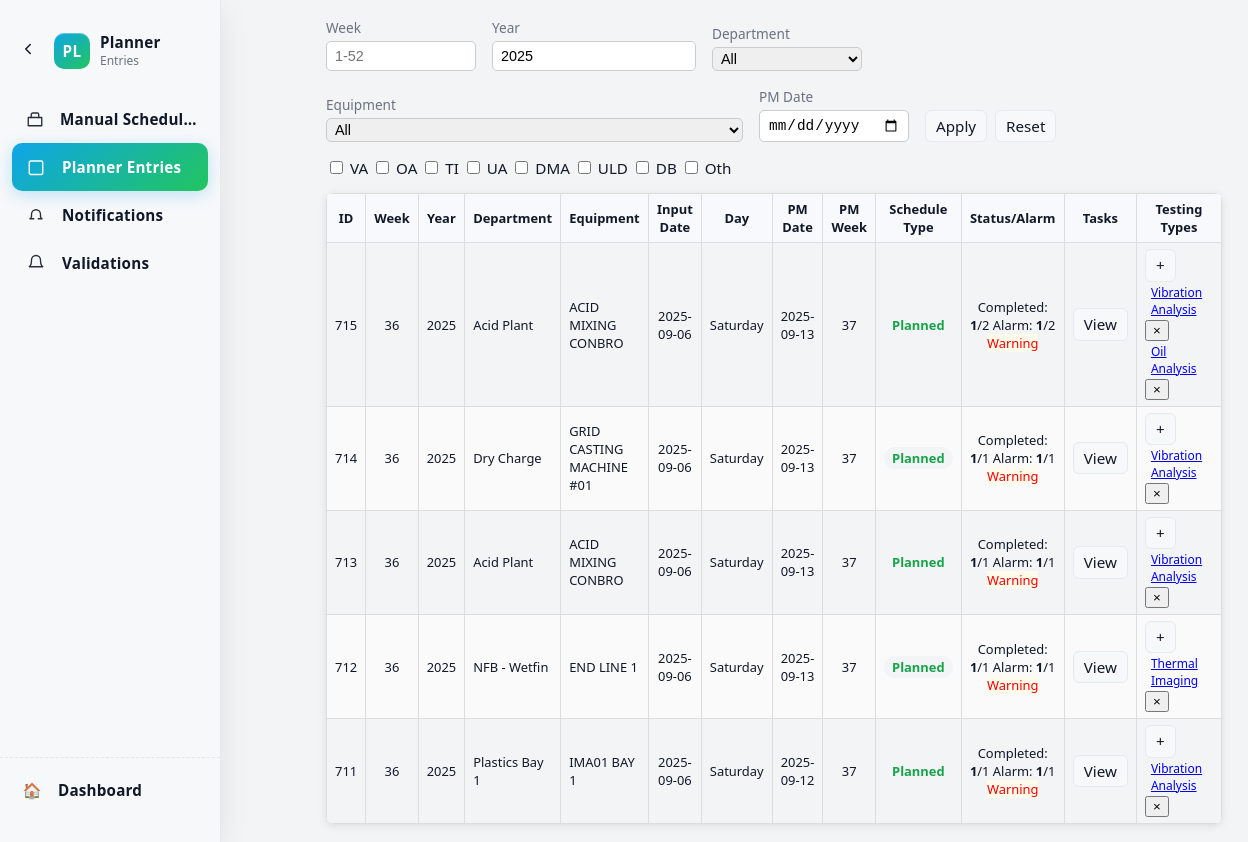
The app's page /planner_entries with its own data.
### tables this page shows
CREATE TABLE Planner (
    id INTEGER PRIMARY KEY AUTOINCREMENT,
    week_number INTEGER,
    year INTEGER,
    department TEXT,
    equipment TEXT,
    date TEXT,
    day TEXT,
    pm_date TEXT,
    schedule_type TEXT DEFAULT 'Planned',
    proposed_target_date TEXT
);

### app/routes.py (the view, shortened to what this page needs)
@main.route('/planner_entries', methods=['GET'])
def planner_entries():
    from sqlalchemy import text
    from app.models import db
    from datetime import datetime
    equipments = Equipment.query.all()
    department_list = list({e.Department for e in equipments})
    equipment_list = list({e.Machine for e in equipments})
    filter_week = request.args.get('filter_week', '').strip()
    filter_year = request.args.get('filter_year', '').strip()
    if not filter_year:
        filter_year = str(datetime.now().year)
    filter_department = request.args.get('filter_department', '').strip()
    filter_equipment = request.args.get('filter_equipment', '').strip()
    filter_pm_date = request.args.get('filter_pm_date', '').strip()
    if filter_department:
        equipment_list = sorted({e.Machine for e in equipments if e.Department == filter_department})
    else:
        equipment_list = sorted(equipment_list)
    type_abbr_map = {
        'VA': 'Vibration Analysis',
        'OA': 'Oil Analysis',
        'TI': 'Thermal Imaging',
        'UA': 'Ultrasonic Analysis',
        'DMA': 'Motor Dynamic Analysis',
        'ULD': 'Ultrasonic Leak Detection',
        'DB': 'Dynamic Balancing',
        'Oth': 'Other',
    }
    selected_type_abbrs = request.args.getlist('type_filter')
    selected_type_full = [type_abbr_map[a] for a in selected_type_abbrs if a in type_abbr_map]
    recent_planners = []
    try:
        with db.engine.begin() as conn:
            base_sql = (
                "SELECT p.id, p.week_number, p.year, p.department, p.equipment, p.date, p.day, "
                "p.pm_date, p.schedule_type, "
                # technician update indicators
                "COALESCE((SELECT COUNT(*) FROM CBM_Testing tt WHERE tt.planner_id = p.id), 0) AS total_tests, "
                "COALESCE((SELECT COUNT(*) FROM CBM_Testing tt WHERE tt.planner_id = p.id AND TRIM(COALESCE(tt.Status, '')) <> ''), 0) AS status_filled, "
                "COALESCE((SELECT COUNT(*) FROM CBM_Testing tt WHERE tt.planner_id = p.id AND (COALESCE(tt.Done,0)=1 OR LOWER(TRIM(COALESCE(tt.Status,''))) IN ('completed','done'))), 0) AS completed_count, "
                "COALESCE((SELECT COUNT(*) FROM CBM_Testing tt WHERE tt.planner_id = p.id AND TRIM(COALESCE(tt.Alarm_Level, '')) <> ''), 0) AS alarm_filled, "
                "(SELECT CASE MAX(CASE LOWER(TRIM(tt.Alarm_Level)) WHEN 'critical' THEN 3 WHEN 'warning' THEN 2 WHEN 'normal' THEN 1 ELSE 0 END) "
                "        WHEN 3 THEN 'Critical' WHEN 2 THEN 'Warning' WHEN 1 THEN 'Normal' ELSE '' END "
                " FROM CBM_Testing tt WHERE tt.planner_id = p.id) AS worst_alarm, "
                # testing types aggregation
                "COALESCE(("
                "  SELECT GROUP_CONCAT(tt.Test_Type, ', ') FROM ("
                "    SELECT DISTINCT TRIM(Test_Type) AS Test_Type FROM CBM_Testing "
                "    WHERE planner_id = p.id AND TRIM(COALESCE(Test_Type, '')) <> ''"
                "  ) tt"
                "), '') AS testing_types "
                "FROM Planner p"
            )
            clauses = []
            params = {}
            if filter_week:
                clauses.append("p.week_number = :fw")
                params['fw'] = filter_week
            if filter_year:
                clauses.append("p.year = :fy")
                params['fy'] = filter_year
            if filter_department:
                clauses.append("p.department = :fd")
                params['fd'] = filter_department
            if filter_equipment:
                clauses.append("p.equipment = :fe")
                params['fe'] = filter_equipment
            if filter_pm_date:
                clauses.append("p.pm_date = :fp")
                params['fp'] = filter_pm_date
            where_clauses = list(clauses)
            if where_clauses:
                base_sql += " WHERE " + " AND ".join(where_clauses)
            base_sql += " ORDER BY p.id DESC LIMIT 100"
            res = conn.execute(text(base_sql), params).mappings()
            recent_planners = []
            for r in res:
                testing_str = r['testing_types'] or ''
                testing_list = [x.strip() for x in testing_str.split(',') if x and x.strip()]
                pm_week = None
                try:
                    if r.get('pm_date'):
                        from datetime import datetime
                        ds = str(r.get('pm_date'))[:10]
                        dt = datetime.fromisoformat(ds).date()
                        pm_week = dt.isocalendar()[1]
                except Exception:
                    pm_week = None
                recent_planners.append(dict(
                    id=r['id'],
                    week_number=r['week_number'],
                    year=r['year'],
                    department=r['department'],
                    equipment=r['equipment'],
                    date=r['date'],
                    day=r['day'],
                    pm_date=r['pm_date'],
                    pm_week_number=pm_week,
                    schedule_type=r['schedule_type'],
                    total_tests=r['total_tests'],
                    status_filled=r['status_filled'],
                    completed_count=r['completed_count'],
                    alarm_filled=r['alarm_filled'],
                    worst_alarm=r['worst_alarm'] or '',
                    testing_types=r['testing_types'],
                    testing_types_list=testing_list,
                ))
    except Exception as _:
        recent_planners = []
    return render_template(
        'planner_entries.html',
        recent_planners=recent_planners,
        department_list=department_list,
        filter_week=filter_week,
        filter_year=filter_year,
    filter_department=filter_department,
    equipment_list=equipment_list,
    filter_equipment=filter_equipment,
    filter_pm_date=filter_pm_date
    )

### app/templates/planner_entries.html (shortened to what this page needs)
{% extends 'technician/_planner_base.html' %}
{% block planner_content %}
<form id="entriesFilterForm" class="auto-filter-form filter-form" method="GET" action="/planner_entries">
  <div class="filter-row">
    <div class="filter-group">
      <label for="filter_week">Week</label>
      <input type="number" min="1" max="52" id="filter_week" name="filter_week" value="{{ filter_week }}" placeholder="1-52" aria-label="Week">
    </div>
    <div class="filter-group">
      <label for="filter_year">Year</label>
      <input type="number" id="filter_year" name="filter_year" value="{{ filter_year }}" aria-label="Year">
    </div>
    <div class="filter-group">
      <label for="filter_department">Department</label>
      <select id="filter_department" name="filter_department">
        <option value="">All</option>
      </select>
    </div>
    <div class="filter-group">
      <label for="filter_equipment">Equipment</label>
      <select id="filter_equipment" name="filter_equipment">
        <option value="">All</option>
      </select>
    </div>
    <div class="filter-group">
      <label for="filter_pm_date">PM Date</label>
      <input type="date" id="filter_pm_date" name="filter_pm_date" value="{{ filter_pm_date }}">
    </div>
    <div class="filter-actions">
      <button type="submit" class="btn btn-primary">Apply</button>
      <a href="/planner_entries" class="btn btn-ghost">Reset</a>
    </div>
  </div>
</form>
<form id="typeFilterForm" class="type-filter-form" method="GET" action="/planner_entries">
  <div class="type-badges" role="group" aria-label="Testing types">
    {% for code in ['VA','OA','TI','UA','DMA','ULD','DB','Oth'] %}
      <label class="type-badge">
        <input type="checkbox" name="type_filter" value="{{ code }}"
          onchange="this.form.submit()"
          {% if code in request.args.getlist('type_filter') %}checked{% endif %}>
        <span class="badge-pill">{{ code }}</span>
      </label>
    {% endfor %}
  </div>
</form>
<div class="table-wrapper">
  <table class="table planner-table">
    <thead>
      <tr>
        <th>ID</th>
        <th>Week</th>
        <th>Year</th>
        <th>Department</th>
        <th>Equipment</th>
        <th>Input Date</th>
        <th>Day</th>
        <th>PM Date</th>
        <th>PM Week</th>
        <th>Schedule Type</th>
        <th>Status/Alarm</th>
        <th>Tasks</th>
        <th>Testing Types</th>
      </tr>
    </thead>
    <tbody>
      {% for p in recent_planners %}
        <tr>
          <td class="text-center">{{ p.id }}</td>
          <td class="text-center">{{ p.week_number }}</td>
          <td class="text-center">{{ p.year }}</td>
          <td>{{ p.department }}</td>
          <td>{{ p.equipment }}</td>
          <td class="text-center">{{ p.date }}</td>
          <td class="text-center">{{ p.day }}</td>
          <td class="text-center">{{ p.pm_date }}</td>
          <td class="text-center">{{ p.pm_week_number or '' }}</td>
          <td class="text-center">
            {% if p.schedule_type %}
              {% set sc = p.schedule_type|lower %}
              <span class="schedule schedule-{{ sc }}">{{ p.schedule_type }}</span>
            {% else %}
              -
            {% endif %}
          </td>
          <td class="text-center">
            <span class="meta-item">Completed: <strong>{{ p.completed_count or 0 }}</strong>/<span class="muted">{{ p.total_tests or 0 }}</span></span>
            <span class="meta-item">Alarm: <strong>{{ p.alarm_filled or 0 }}</strong>/<span class="muted">{{ p.total_tests or 0 }}</span></span>
            {% if p.worst_alarm %}
              <span class="badge-pill alarm-{{ p.worst_alarm|lower }}">{{ p.worst_alarm }}</span>
            {% endif %}
          </td>
          <td class="text-center">
            <a class="btn btn-ghost" href="{{ url_for('main.planner_tasks', planner_id=p.id) }}">View</a>
          </td>
          <td>
            <button type="button" class="btn btn-add" title="Add Test Type" data-pid="{{ p.id }}" data-action="open-modal">+</button>
            {% if p.testing_types_list %}
              {% for t in p.testing_types_list %}
                {% set key = t.lower() %}
                {% if 'vibration' in key %}
                  {% set cls, cat = 'va', 'vibration' %}
                {% elif 'oil' in key %}
                  {% set cls, cat = 'oil', 'oil' %}
                {% elif 'thermal' in key %}
                  {% set cls, cat = 'thermal', 'thermal' %}
                {% elif 'ultrasonic leak' in key %}
                  {% set cls, cat = 'leak', 'leak_detection' %}
                {% elif 'ultrasonic' in key %}
                  {% set cls, cat = 'ultra', 'ultrasonic' %}
                {% elif 'motor dynamic' in key %}
                  {% set cls, cat = 'mda', 'motor_dynamic' %}
                {% elif 'balancing' in key %}
                  {% set cls, cat = 'balance', 'balancing' %}
                {% else %}
                  {% set cls, cat = 'other', 'other' %}
                {% endif %}
                <span class="tag-wrapper">
                  <a class="tag tag-{{ cls }}" href="{{ url_for('technician.by_category', category=cat, planner_id=p.id) }}">{{ t }}</a>
                  <form method="post" action="{{ url_for('main.remove_test_type', planner_id=p.id) }}" onsubmit="return confirm('Remove {{ t }} from this row?')" class="inline-form">
                    <button type="submit" class="remove-btn" title="Remove">×</button>
                  </form>
                </span>
              {% endfor %}
            {% else %}
              -
            {% endif %}
          </td>
        </tr>
      {% endfor %}
    </tbody>
  </table>
</div>
{% endblock %}

### static/style.css (style rules this page uses)
.tag { display: inline-block; padding: 2px 6px; border-radius: 4px; font-size: 12px; margin-right: 4px; }
.schedule-planned { color: #16a34a; font-weight: 600; }
.alarm-warning { background: #fffbeb; color: #fa0000; }
body { margin: 0; font-family: 'Segoe UI', Arial, sans-serif; background: #f4f8fb; color: #333; }
.btn { display: inline-block; padding: 8px 14px; border-radius: 6px; background: #0072ff; color: #fff; text-decoration: none; border: 1px solid #0072ff; transition: background .2s ease, color .2s ease, border-color .2s ease, box-shadow .2s ease; }
:root { font-size: 16px; --kpi-blue-1: #1f5eff; --kpi-blue-2: #22d3ee; --kpi-green-1: #16a34a; --kpi-green-2: #84cc16; --kpi-amber-1: #f59e0b; --kpi-amber-2: #fde047; --kpi-slate-1: #475569; --kpi-slate-2: #94a3b8; --kpi-red-1: #ef4444; --kpi-red-2: #fb7185; }
.schedule-planned, .schedule-unplanned, .schedule-validation { display: inline-block; padding: 2px 8px; border-radius: 999px; background: #f3f4f6; }
.planner-table { width: 100%; border-collapse: collapse; margin-top: 15px; box-shadow: 0 2px 8px rgba(0,0,0,0.1); border-radius: 8px; overflow: hidden; font-size: 0.85em; }
.planner-table th { background: #f7f9fc; font-weight: 600; padding: 6px; text-align: center; }
.planner-table td { padding: 4px 6px; border: 1px solid #ddd; vertical-align: middle; }
.planner-table tr:nth-child(even) { background: #fafafa; }
input, select { padding: 6px 8px; border: 1px solid #ccc; border-radius: 5px; font-size: 0.9rem; }
.btn-primary { background: #0072ff; color: white; padding: 10px 20px; border: none; border-radius: 6px; cursor: pointer; transition: 0.3s; }
table, .planner-table, .table { border-collapse: collapse; }
table th, table td, .planner-table th, .planner-table td, .table th, .table td { border-bottom: 1px solid #ddd; }
table tbody tr:last-child td, .planner-table tbody tr:last-child td, .table tbody tr:last-child td { border-bottom: 1px solid #ddd !important; }

### static/planner.css (style rules this page uses)
:root { --bg: #f3f4f6; --panel: #f7f8fa; --muted: #6b7280; --text: #111827; --accent: #0b74da; --accent-600: #0a66c2; --danger: #d9534f; --warning: #f59e0b; --success: #10b981; --surface: #ffffff; --border: #e6e9ee; --shadow: 0 6px 18px rgba(16,24,40,0.06); --radius: 8px; --font-size: 0.95rem; }
body { font-family: system-ui, -apple-system, 'Segoe UI', Roboto, 'Helvetica Neue', Arial; background: var(--bg); color: var(--text); font-size: var(--font-size); }
.btn { display:inline-flex; align-items:center; gap:0.5rem; padding:6px 10px; border-radius:6px; border:1px solid var(--border); background:var(--panel); color:var(--text); cursor:pointer; text-decoration:none; font-size:0.95rem; }
.inline-form { display:inline-flex; align-items:center; gap:6px; }
a[role="button"], button { -webkit-tap-highlight-color: transparent; }
.filter-row { display: flex; flex-wrap: wrap; gap: 16px; align-items: flex-end; margin-bottom: 16px; }
.filter-group { display: flex; flex-direction: column; min-width: 150px; }
.filter-group label { margin-bottom: 4px; font-size: 0.85rem; color: var(--muted); }
.filter-actions { display: flex; gap: 8px; align-items: center; }

### app/templates/technician/_type_base.html (style rules this page uses)
.table { width: 100%; border-collapse: collapse; }
.table th, .table td { border: 1px solid #ddd; padding: 6px 8px; }
.table thead tr { background: #f7f7f7; }
.table th, .table td { vertical-align: middle; }
.table th.text-center, .table td.text-center { text-align: center; }
.btn { font: inherit; line-height: 1.2; padding: 4px 8px; border: 1px solid #888; border-radius: 4px; text-decoration: none; display: inline-flex; align-items: center; justify-content: center; vertical-align: middle; background: #f7f7f7; color: #222; cursor: pointer; appearance: none; -webkit-appearance: none; box-sizing: border-box; }
.btn-primary { background: #1976d2; color: #fff; border-color: #1976d2; }
select, input[type="text"] { padding: 2px 4px; }

### records on screen
Planner: id "715", week_number "36", year "2025", department "Acid Plant", equipment "ACID MIXING CONBRO", date "2025-09-06", day "Saturday", pm_date "2025-09-13", pm_week_number "37", schedule_type "Planned", completed_count "1", total_tests "2", alarm_filled "1", worst_alarm "Warning", testing_types_list "Vibration Analysis" "Oil Analysis"
Planner: id "714", week_number "36", year "2025", department "Dry Charge", equipment "GRID CASTING MACHINE #01", date "2025-09-06", day "Saturday", pm_date "2025-09-13", pm_week_number "37", schedule_type "Planned", completed_count "1", total_tests "1", alarm_filled "1", worst_alarm "Warning", testing_types_list "Vibration Analysis"
Planner: id "713", week_number "36", year "2025", department "Acid Plant", equipment "ACID MIXING CONBRO", date "2025-09-06", day "Saturday", pm_date "2025-09-13", pm_week_number "37", schedule_type "Planned", completed_count "1", total_tests "1", alarm_filled "1", worst_alarm "Warning", testing_types_list "Vibration Analysis"
Planner: id "712", week_number "36", year "2025", department "NFB - Wetfin", equipment "END LINE 1", date "2025-09-06", day "Saturday", pm_date "2025-09-13", pm_week_number "37", schedule_type "Planned", completed_count "1", total_tests "1", alarm_filled "1", worst_alarm "Warning", testing_types_list "Thermal Imaging"
Planner: id "711", week_number "36", year "2025", department "Plastics Bay 1", equipment "IMA01 BAY 1", date "2025-09-06", day "Saturday", pm_date "2025-09-12", pm_week_number "37", schedule_type "Planned", completed_count "1", total_tests "1", alarm_filled "1", worst_alarm "Warning", testing_types_list "Vibration Analysis"

### other values on screen
{{ code }} "VA" "OA" "TI" "UA" "DMA" "ULD" "DB" "Oth"
